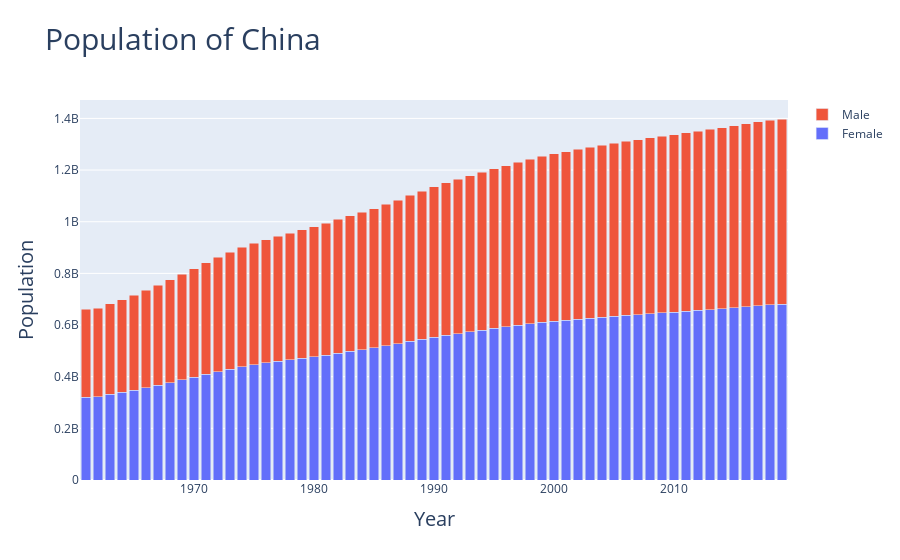

Write notebook code for a chart like this one.
### Code cell
import plotly.graph_objects as go
import numpy as np

#Population data from Lecture 1's wbdata

china_fe_population = [320153437.0, 322953588.0, 331140640.0, 339068212.0, 347401432.0, 357394687.0, 366879507.0, 376753699.0,
                       387362696.0, 398315770.0, 409475913.0, 419696503.0, 429398133.0, 438355316.0, 446155493.0, 453096478.0,
                       459292487.0, 465460554.0, 471700516.0, 477656979.0, 483835348.0, 491049203.0, 498238544.0, 504855230.0,
                       511798492.0, 519471732.0, 527858967.0, 536408672.0, 544679377.0, 552721134.0, 560312586.0, 567224558.0,
                       573790071.0, 580322015.0, 586672507.0, 592868311.0, 598982994.0, 604764109.0, 610004104.0, 614775825.0,
                       619165993.0, 623205125.0, 626956157.0, 630545489.0, 634130240.0, 637560457.0, 640793072.0, 644001246.0,
                       647159372.0, 650275748.0, 653422748.0, 656677290.0, 660023537.0, 663493378.0, 667009225.0, 670780903.0,
                       674707818.0, 677972245.0, 680596325.0
                      ]

china_ma_population = [340176563.0, 342816412.0, 351194360.0, 359286788.0, 367783568.0, 378005313.0, 387670493.0, 397756301.0,
                       408662304.0, 419999230.0, 431629087.0, 442333497.0, 452541867.0, 461994684.0, 470239507.0, 477588522.0,
                       484162513.0, 490704446.0, 497304484.0, 503578021.0, 510049652.0, 517580797.0, 525071456.0, 531969770.0,
                       539241508.0, 547318268.0, 556176033.0, 565221328.0, 573970623.0, 582463866.0, 590467414.0, 597745442.0,
                       604649929.0, 611512985.0, 618182493.0, 624681689.0, 631092006.0, 637170891.0, 642730896.0, 647869175.0, 
                       652684007.0, 657194875.0, 661443843.0, 665529511.0, 669589760.0, 673459543.0, 677091928.0, 680653754.0,
                       684100628.0, 687429252.0, 690707252.0, 694017710.0, 697356463.0, 700776622.0, 704210775.0, 707884097.0,
                       711687182.0, 714757755.0, 717118675.0
                      ]

x=np.arange(1961, 2020, 1)
fig1 = go.Figure(go.Bar(x=x, y=china_fe_population, name='Female'))
fig1.add_trace(go.Bar(x=x, y=china_ma_population, name='Male'))

fig1.update_layout(barmode='stack', xaxis = dict(title='Year', titlefont_size=20),
                  yaxis = dict(title='Population', titlefont_size=20), title = "Population of China", titlefont_size=30)
fig1.show()
